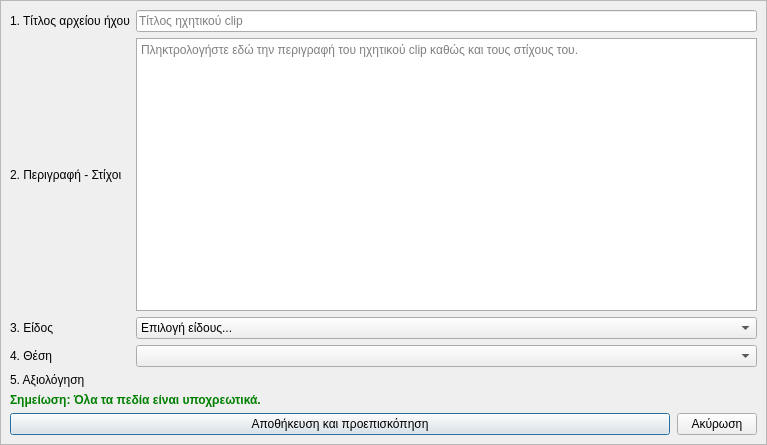
<?xml version="1.0" encoding="UTF-8"?>
<ui version="4.0">
 <class>Dialog</class>
 <widget class="QDialog" name="Dialog">
  <property name="geometry">
   <rect>
    <x>0</x>
    <y>0</y>
    <width>767</width>
    <height>445</height>
   </rect>
  </property>
  <property name="windowTitle">
   <string>Εισαγωγή ηχητικού clip</string>
  </property>
  <property name="windowIcon">
   <iconset resource="../../../icons.qrc">
    <normaloff>:/rest-windows/assets/images/rest-windows/import.png</normaloff>:/rest-windows/assets/images/rest-windows/import.png</iconset>
  </property>
  <layout class="QGridLayout" name="gridLayout_2">
   <property name="leftMargin">
    <number>0</number>
   </property>
   <property name="topMargin">
    <number>0</number>
   </property>
   <property name="rightMargin">
    <number>0</number>
   </property>
   <property name="bottomMargin">
    <number>0</number>
   </property>
   <item row="0" column="0">
    <widget class="QScrollArea" name="scrollArea">
     <property name="widgetResizable">
      <bool>true</bool>
     </property>
     <widget class="QWidget" name="scrollAreaWidgetContents">
      <property name="geometry">
       <rect>
        <x>0</x>
        <y>0</y>
        <width>765</width>
        <height>443</height>
       </rect>
      </property>
      <property name="sizePolicy">
       <sizepolicy hsizetype="Ignored" vsizetype="Preferred">
        <horstretch>0</horstretch>
        <verstretch>0</verstretch>
       </sizepolicy>
      </property>
      <layout class="QGridLayout" name="gridLayout_3">
       <item row="0" column="0">
        <widget class="QLabel" name="label">
         <property name="text">
          <string>1. Τίτλος αρχείου ήχου</string>
         </property>
        </widget>
       </item>
       <item row="0" column="1">
        <widget class="QLineEdit" name="title">
         <property name="dragEnabled">
          <bool>true</bool>
         </property>
         <property name="placeholderText">
          <string>Τίτλος ηχητικού clip</string>
         </property>
         <property name="clearButtonEnabled">
          <bool>true</bool>
         </property>
        </widget>
       </item>
       <item row="1" column="0">
        <widget class="QLabel" name="label_3">
         <property name="text">
          <string>2. Περιγραφή - Στίχοι</string>
         </property>
        </widget>
       </item>
       <item row="1" column="1">
        <widget class="QPlainTextEdit" name="description">
         <property name="styleSheet">
          <string notr="true">QPlainTextEdit{border:1px solid #ABABAB;}</string>
         </property>
         <property name="placeholderText">
          <string>Πληκτρολογήστε εδώ την περιγραφή του ηχητικού clip καθώς και τους στίχους του.</string>
         </property>
        </widget>
       </item>
       <item row="2" column="0">
        <widget class="QLabel" name="label_5">
         <property name="text">
          <string>3. Είδος</string>
         </property>
        </widget>
       </item>
       <item row="2" column="1">
        <widget class="QComboBox" name="genre">
         <property name="duplicatesEnabled">
          <bool>false</bool>
         </property>
         <item>
          <property name="text">
           <string>Επιλογή είδους...</string>
          </property>
         </item>
         <item>
          <property name="text">
           <string>Blues</string>
          </property>
         </item>
         <item>
          <property name="text">
           <string>Classic rock</string>
          </property>
         </item>
         <item>
          <property name="text">
           <string>Country</string>
          </property>
         </item>
         <item>
          <property name="text">
           <string>Dance</string>
          </property>
         </item>
         <item>
          <property name="text">
           <string>Disco</string>
          </property>
         </item>
         <item>
          <property name="text">
           <string>Funk</string>
          </property>
         </item>
         <item>
          <property name="text">
           <string>Grunge</string>
          </property>
         </item>
         <item>
          <property name="text">
           <string>Hip-Hop</string>
          </property>
         </item>
         <item>
          <property name="text">
           <string>Jazz</string>
          </property>
         </item>
         <item>
          <property name="text">
           <string>Metal</string>
          </property>
         </item>
         <item>
          <property name="text">
           <string>New Age</string>
          </property>
         </item>
         <item>
          <property name="text">
           <string>Oldies</string>
          </property>
         </item>
         <item>
          <property name="text">
           <string>Other</string>
          </property>
         </item>
         <item>
          <property name="text">
           <string>Pop</string>
          </property>
         </item>
         <item>
          <property name="text">
           <string>Rhythm and Blues</string>
          </property>
         </item>
         <item>
          <property name="text">
           <string>Rap</string>
          </property>
         </item>
         <item>
          <property name="text">
           <string>Reggae</string>
          </property>
         </item>
         <item>
          <property name="text">
           <string>Rock</string>
          </property>
         </item>
         <item>
          <property name="text">
           <string>Techno</string>
          </property>
         </item>
         <item>
          <property name="text">
           <string>Industrial</string>
          </property>
         </item>
         <item>
          <property name="text">
           <string>Alternative</string>
          </property>
         </item>
         <item>
          <property name="text">
           <string>Ska</string>
          </property>
         </item>
         <item>
          <property name="text">
           <string>Death metal</string>
          </property>
         </item>
         <item>
          <property name="text">
           <string>Pranks</string>
          </property>
         </item>
         <item>
          <property name="text">
           <string>Soundtrack</string>
          </property>
         </item>
         <item>
          <property name="text">
           <string>Euro-Techno</string>
          </property>
         </item>
         <item>
          <property name="text">
           <string>Ambient</string>
          </property>
         </item>
         <item>
          <property name="text">
           <string>Trip-Hop</string>
          </property>
         </item>
         <item>
          <property name="text">
           <string>Vocal</string>
          </property>
         </item>
         <item>
          <property name="text">
           <string>Jazz &amp; Funk</string>
          </property>
         </item>
         <item>
          <property name="text">
           <string>Fusion</string>
          </property>
         </item>
         <item>
          <property name="text">
           <string>Trance</string>
          </property>
         </item>
         <item>
          <property name="text">
           <string>Classical</string>
          </property>
         </item>
         <item>
          <property name="text">
           <string>Instrumental</string>
          </property>
         </item>
         <item>
          <property name="text">
           <string>Acid</string>
          </property>
         </item>
         <item>
          <property name="text">
           <string>House</string>
          </property>
         </item>
         <item>
          <property name="text">
           <string>Game</string>
          </property>
         </item>
         <item>
          <property name="text">
           <string>Sound clip</string>
          </property>
         </item>
         <item>
          <property name="text">
           <string>Gospel</string>
          </property>
         </item>
         <item>
          <property name="text">
           <string>Noise</string>
          </property>
         </item>
         <item>
          <property name="text">
           <string>Alternative Rock</string>
          </property>
         </item>
         <item>
          <property name="text">
           <string>Bass</string>
          </property>
         </item>
         <item>
          <property name="text">
           <string>Soul</string>
          </property>
         </item>
         <item>
          <property name="text">
           <string>Punk</string>
          </property>
         </item>
         <item>
          <property name="text">
           <string>Space</string>
          </property>
         </item>
         <item>
          <property name="text">
           <string>Meditative</string>
          </property>
         </item>
         <item>
          <property name="text">
           <string>Instrumental Pop</string>
          </property>
         </item>
         <item>
          <property name="text">
           <string>Instrumental Rock</string>
          </property>
         </item>
         <item>
          <property name="text">
           <string>Ethnic</string>
          </property>
         </item>
         <item>
          <property name="text">
           <string>Gothic</string>
          </property>
         </item>
         <item>
          <property name="text">
           <string>Darkwave</string>
          </property>
         </item>
         <item>
          <property name="text">
           <string>Techno-Industrial</string>
          </property>
         </item>
         <item>
          <property name="text">
           <string>Electronic</string>
          </property>
         </item>
         <item>
          <property name="text">
           <string>Pop-Folk</string>
          </property>
         </item>
         <item>
          <property name="text">
           <string>Eurodance</string>
          </property>
         </item>
         <item>
          <property name="text">
           <string>Dream</string>
          </property>
         </item>
         <item>
          <property name="text">
           <string>Southern Rock</string>
          </property>
         </item>
         <item>
          <property name="text">
           <string>Comedy</string>
          </property>
         </item>
         <item>
          <property name="text">
           <string>Cult</string>
          </property>
         </item>
         <item>
          <property name="text">
           <string>Gangsta</string>
          </property>
         </item>
         <item>
          <property name="text">
           <string>Top 40</string>
          </property>
         </item>
         <item>
          <property name="text">
           <string>Christian Rap</string>
          </property>
         </item>
         <item>
          <property name="text">
           <string>Pop/Funk</string>
          </property>
         </item>
         <item>
          <property name="text">
           <string>Jungle</string>
          </property>
         </item>
         <item>
          <property name="text">
           <string>Native US</string>
          </property>
         </item>
         <item>
          <property name="text">
           <string>Cabaret</string>
          </property>
         </item>
         <item>
          <property name="text">
           <string>New Wave</string>
          </property>
         </item>
         <item>
          <property name="text">
           <string>Psychedelic</string>
          </property>
         </item>
         <item>
          <property name="text">
           <string>Rave</string>
          </property>
         </item>
         <item>
          <property name="text">
           <string>Show tunes</string>
          </property>
         </item>
         <item>
          <property name="text">
           <string>Trailer</string>
          </property>
         </item>
         <item>
          <property name="text">
           <string>Lo-Fi</string>
          </property>
         </item>
         <item>
          <property name="text">
           <string>Tribal</string>
          </property>
         </item>
         <item>
          <property name="text">
           <string>Acid Punk</string>
          </property>
         </item>
         <item>
          <property name="text">
           <string>Acid Jazz</string>
          </property>
         </item>
         <item>
          <property name="text">
           <string>Polka</string>
          </property>
         </item>
         <item>
          <property name="text">
           <string>Retro</string>
          </property>
         </item>
         <item>
          <property name="text">
           <string>Musical</string>
          </property>
         </item>
         <item>
          <property name="text">
           <string>Rock ’n’ Roll</string>
          </property>
         </item>
         <item>
          <property name="text">
           <string>Hard rock</string>
          </property>
         </item>
         <item>
          <property name="text">
           <string>Folk</string>
          </property>
         </item>
         <item>
          <property name="text">
           <string>Folk-Rock</string>
          </property>
         </item>
         <item>
          <property name="text">
           <string>National Folk</string>
          </property>
         </item>
         <item>
          <property name="text">
           <string>Swing</string>
          </property>
         </item>
         <item>
          <property name="text">
           <string>Fast Fusion</string>
          </property>
         </item>
         <item>
          <property name="text">
           <string>Bebop</string>
          </property>
         </item>
         <item>
          <property name="text">
           <string>Latin</string>
          </property>
         </item>
         <item>
          <property name="text">
           <string>Revival</string>
          </property>
         </item>
         <item>
          <property name="text">
           <string>Celtic</string>
          </property>
         </item>
         <item>
          <property name="text">
           <string>Bluegrass</string>
          </property>
         </item>
         <item>
          <property name="text">
           <string>Avantgarde</string>
          </property>
         </item>
         <item>
          <property name="text">
           <string>Gothic Rock</string>
          </property>
         </item>
         <item>
          <property name="text">
           <string>Progressive Rock</string>
          </property>
         </item>
         <item>
          <property name="text">
           <string>Psychedelic Rock</string>
          </property>
         </item>
         <item>
          <property name="text">
           <string>Symphonic Rock</string>
          </property>
         </item>
         <item>
          <property name="text">
           <string>Slow rock</string>
          </property>
         </item>
         <item>
          <property name="text">
           <string>Big Band</string>
          </property>
         </item>
         <item>
          <property name="text">
           <string>Chorus</string>
          </property>
         </item>
         <item>
          <property name="text">
           <string>Easy Listening</string>
          </property>
         </item>
         <item>
          <property name="text">
           <string>Acoustic</string>
          </property>
         </item>
         <item>
          <property name="text">
           <string>Humour</string>
          </property>
         </item>
         <item>
          <property name="text">
           <string>Speech</string>
          </property>
         </item>
         <item>
          <property name="text">
           <string>Chanson</string>
          </property>
         </item>
         <item>
          <property name="text">
           <string>Opera</string>
          </property>
         </item>
         <item>
          <property name="text">
           <string>Chamber music</string>
          </property>
         </item>
         <item>
          <property name="text">
           <string>Sonata</string>
          </property>
         </item>
         <item>
          <property name="text">
           <string>Symphony</string>
          </property>
         </item>
         <item>
          <property name="text">
           <string>Booty bass</string>
          </property>
         </item>
         <item>
          <property name="text">
           <string>Primus</string>
          </property>
         </item>
         <item>
          <property name="text">
           <string>Porn groove</string>
          </property>
         </item>
         <item>
          <property name="text">
           <string>Satire</string>
          </property>
         </item>
         <item>
          <property name="text">
           <string>Slow jam</string>
          </property>
         </item>
         <item>
          <property name="text">
           <string>Club</string>
          </property>
         </item>
         <item>
          <property name="text">
           <string>Tango</string>
          </property>
         </item>
         <item>
          <property name="text">
           <string>Samba</string>
          </property>
         </item>
         <item>
          <property name="text">
           <string>Folklore</string>
          </property>
         </item>
         <item>
          <property name="text">
           <string>Ballad</string>
          </property>
         </item>
         <item>
          <property name="text">
           <string>Power ballad</string>
          </property>
         </item>
         <item>
          <property name="text">
           <string>Rhythmic Soul</string>
          </property>
         </item>
         <item>
          <property name="text">
           <string>Freestyle</string>
          </property>
         </item>
         <item>
          <property name="text">
           <string>Duet</string>
          </property>
         </item>
         <item>
          <property name="text">
           <string>Punk Rock</string>
          </property>
         </item>
         <item>
          <property name="text">
           <string>Drum solo</string>
          </property>
         </item>
         <item>
          <property name="text">
           <string>A cappella</string>
          </property>
         </item>
         <item>
          <property name="text">
           <string>Euro-House</string>
          </property>
         </item>
         <item>
          <property name="text">
           <string>Dancehall</string>
          </property>
         </item>
         <item>
          <property name="text">
           <string>Goa</string>
          </property>
         </item>
         <item>
          <property name="text">
           <string>Drum &amp; Bass</string>
          </property>
         </item>
         <item>
          <property name="text">
           <string>Club-House</string>
          </property>
         </item>
         <item>
          <property name="text">
           <string>Hardcore Techno</string>
          </property>
         </item>
         <item>
          <property name="text">
           <string>Terror</string>
          </property>
         </item>
         <item>
          <property name="text">
           <string>Indie</string>
          </property>
         </item>
         <item>
          <property name="text">
           <string>BritPop</string>
          </property>
         </item>
         <item>
          <property name="text">
           <string>Negerpunk</string>
          </property>
         </item>
         <item>
          <property name="text">
           <string>Polsk Punk</string>
          </property>
         </item>
         <item>
          <property name="text">
           <string>Beat</string>
          </property>
         </item>
         <item>
          <property name="text">
           <string>Christian Gangsta Rap</string>
          </property>
         </item>
         <item>
          <property name="text">
           <string>Heavy Metal</string>
          </property>
         </item>
         <item>
          <property name="text">
           <string>Black Metal</string>
          </property>
         </item>
         <item>
          <property name="text">
           <string>Crossover</string>
          </property>
         </item>
         <item>
          <property name="text">
           <string>Contemporary Christian</string>
          </property>
         </item>
         <item>
          <property name="text">
           <string>Christian rock</string>
          </property>
         </item>
         <item>
          <property name="text">
           <string>Merengue</string>
          </property>
         </item>
         <item>
          <property name="text">
           <string>Salsa</string>
          </property>
         </item>
         <item>
          <property name="text">
           <string>Thrash Metal</string>
          </property>
         </item>
         <item>
          <property name="text">
           <string>Anime</string>
          </property>
         </item>
         <item>
          <property name="text">
           <string>Jpop</string>
          </property>
         </item>
         <item>
          <property name="text">
           <string>Synthpop</string>
          </property>
         </item>
         <item>
          <property name="text">
           <string>Abstract</string>
          </property>
         </item>
         <item>
          <property name="text">
           <string>Art Rock</string>
          </property>
         </item>
         <item>
          <property name="text">
           <string>Baroque</string>
          </property>
         </item>
         <item>
          <property name="text">
           <string>Bhangra</string>
          </property>
         </item>
         <item>
          <property name="text">
           <string>Big beat</string>
          </property>
         </item>
         <item>
          <property name="text">
           <string>Breakbeat</string>
          </property>
         </item>
         <item>
          <property name="text">
           <string>Chillout</string>
          </property>
         </item>
         <item>
          <property name="text">
           <string>Downtempo</string>
          </property>
         </item>
         <item>
          <property name="text">
           <string>Dub</string>
          </property>
         </item>
         <item>
          <property name="text">
           <string>EBM</string>
          </property>
         </item>
         <item>
          <property name="text">
           <string>Eclectic</string>
          </property>
         </item>
         <item>
          <property name="text">
           <string>Electro</string>
          </property>
         </item>
         <item>
          <property name="text">
           <string>Electroclash</string>
          </property>
         </item>
         <item>
          <property name="text">
           <string>Emo</string>
          </property>
         </item>
         <item>
          <property name="text">
           <string>Experimental</string>
          </property>
         </item>
         <item>
          <property name="text">
           <string>Garage</string>
          </property>
         </item>
         <item>
          <property name="text">
           <string>Global</string>
          </property>
         </item>
         <item>
          <property name="text">
           <string>IDM</string>
          </property>
         </item>
         <item>
          <property name="text">
           <string>Illbient</string>
          </property>
         </item>
         <item>
          <property name="text">
           <string>Industro-Goth</string>
          </property>
         </item>
         <item>
          <property name="text">
           <string>Jam Band</string>
          </property>
         </item>
         <item>
          <property name="text">
           <string>Krautrock</string>
          </property>
         </item>
         <item>
          <property name="text">
           <string>Leftfield</string>
          </property>
         </item>
         <item>
          <property name="text">
           <string>Lounge</string>
          </property>
         </item>
         <item>
          <property name="text">
           <string>Math Rock</string>
          </property>
         </item>
         <item>
          <property name="text">
           <string>New Romantic</string>
          </property>
         </item>
         <item>
          <property name="text">
           <string>Nu-Breakz</string>
          </property>
         </item>
         <item>
          <property name="text">
           <string>Post-Punk</string>
          </property>
         </item>
         <item>
          <property name="text">
           <string>Post-Rock</string>
          </property>
         </item>
         <item>
          <property name="text">
           <string>Psytrance</string>
          </property>
         </item>
         <item>
          <property name="text">
           <string>Shoegaze</string>
          </property>
         </item>
         <item>
          <property name="text">
           <string>Space Rock</string>
          </property>
         </item>
         <item>
          <property name="text">
           <string>Trop Rock</string>
          </property>
         </item>
         <item>
          <property name="text">
           <string>World Music</string>
          </property>
         </item>
         <item>
          <property name="text">
           <string>Neoclassical</string>
          </property>
         </item>
         <item>
          <property name="text">
           <string>Audiobook</string>
          </property>
         </item>
         <item>
          <property name="text">
           <string>Audio theatre</string>
          </property>
         </item>
         <item>
          <property name="text">
           <string>Neue Deutsche Welle</string>
          </property>
         </item>
         <item>
          <property name="text">
           <string>Podcast</string>
          </property>
         </item>
         <item>
          <property name="text">
           <string>Indie-Rock</string>
          </property>
         </item>
         <item>
          <property name="text">
           <string>G-Funk</string>
          </property>
         </item>
         <item>
          <property name="text">
           <string>Dubstep</string>
          </property>
         </item>
         <item>
          <property name="text">
           <string>Garage Rock</string>
          </property>
         </item>
         <item>
          <property name="text">
           <string>Psybient</string>
          </property>
         </item>
        </widget>
       </item>
       <item row="3" column="0">
        <widget class="QLabel" name="label_2">
         <property name="text">
          <string>4. Θέση</string>
         </property>
        </widget>
       </item>
       <item row="3" column="1">
        <widget class="QComboBox" name="position"/>
       </item>
       <item row="4" column="0">
        <widget class="QLabel" name="label_4">
         <property name="text">
          <string>5. Αξιολόγηση</string>
         </property>
        </widget>
       </item>
       <item row="4" column="1">
        <widget class="QFrame" name="rating_frame">
         <property name="styleSheet">
          <string notr="true">QFrame{border:none;}</string>
         </property>
         <property name="frameShape">
          <enum>QFrame::StyledPanel</enum>
         </property>
         <property name="frameShadow">
          <enum>QFrame::Raised</enum>
         </property>
         <layout class="QGridLayout" name="gridLayout">
          <property name="leftMargin">
           <number>0</number>
          </property>
          <property name="topMargin">
           <number>0</number>
          </property>
          <property name="rightMargin">
           <number>0</number>
          </property>
          <property name="bottomMargin">
           <number>0</number>
          </property>
         </layout>
        </widget>
       </item>
       <item row="5" column="0" colspan="2">
        <widget class="QLabel" name="label_6">
         <property name="styleSheet">
          <string notr="true">QLabel{
	font-weight:bold;
	color:green;
}</string>
         </property>
         <property name="text">
          <string>Σημείωση: Όλα τα πεδία είναι υποχρεωτικά.</string>
         </property>
        </widget>
       </item>
       <item row="6" column="0" colspan="2">
        <widget class="QFrame" name="frame">
         <property name="styleSheet">
          <string notr="true">QFrame{border:none;}</string>
         </property>
         <property name="frameShape">
          <enum>QFrame::StyledPanel</enum>
         </property>
         <property name="frameShadow">
          <enum>QFrame::Raised</enum>
         </property>
         <layout class="QHBoxLayout" name="horizontalLayout">
          <property name="spacing">
           <number>7</number>
          </property>
          <property name="leftMargin">
           <number>0</number>
          </property>
          <property name="topMargin">
           <number>0</number>
          </property>
          <property name="rightMargin">
           <number>0</number>
          </property>
          <property name="bottomMargin">
           <number>0</number>
          </property>
          <item>
           <widget class="QPushButton" name="save_and_preview">
            <property name="sizePolicy">
             <sizepolicy hsizetype="Expanding" vsizetype="Maximum">
              <horstretch>0</horstretch>
              <verstretch>0</verstretch>
             </sizepolicy>
            </property>
            <property name="minimumSize">
             <size>
              <width>0</width>
              <height>0</height>
             </size>
            </property>
            <property name="text">
             <string>Αποθήκευση και προεπισκόπηση</string>
            </property>
            <property name="icon">
             <iconset resource="../../../icons.qrc">
              <normaloff>:/rest-windows/assets/images/rest-windows/save.png</normaloff>:/rest-windows/assets/images/rest-windows/save.png</iconset>
            </property>
           </widget>
          </item>
          <item>
           <widget class="QPushButton" name="cancel">
            <property name="sizePolicy">
             <sizepolicy hsizetype="Minimum" vsizetype="Maximum">
              <horstretch>0</horstretch>
              <verstretch>0</verstretch>
             </sizepolicy>
            </property>
            <property name="minimumSize">
             <size>
              <width>0</width>
              <height>0</height>
             </size>
            </property>
            <property name="text">
             <string>Ακύρωση</string>
            </property>
           </widget>
          </item>
         </layout>
        </widget>
       </item>
      </layout>
     </widget>
    </widget>
   </item>
  </layout>
 </widget>
 <tabstops>
  <tabstop>scrollArea</tabstop>
  <tabstop>title</tabstop>
  <tabstop>description</tabstop>
  <tabstop>genre</tabstop>
  <tabstop>position</tabstop>
  <tabstop>save_and_preview</tabstop>
  <tabstop>cancel</tabstop>
 </tabstops>
 <resources>
  <include location="../../../icons.qrc"/>
 </resources>
 <connections/>
</ui>
